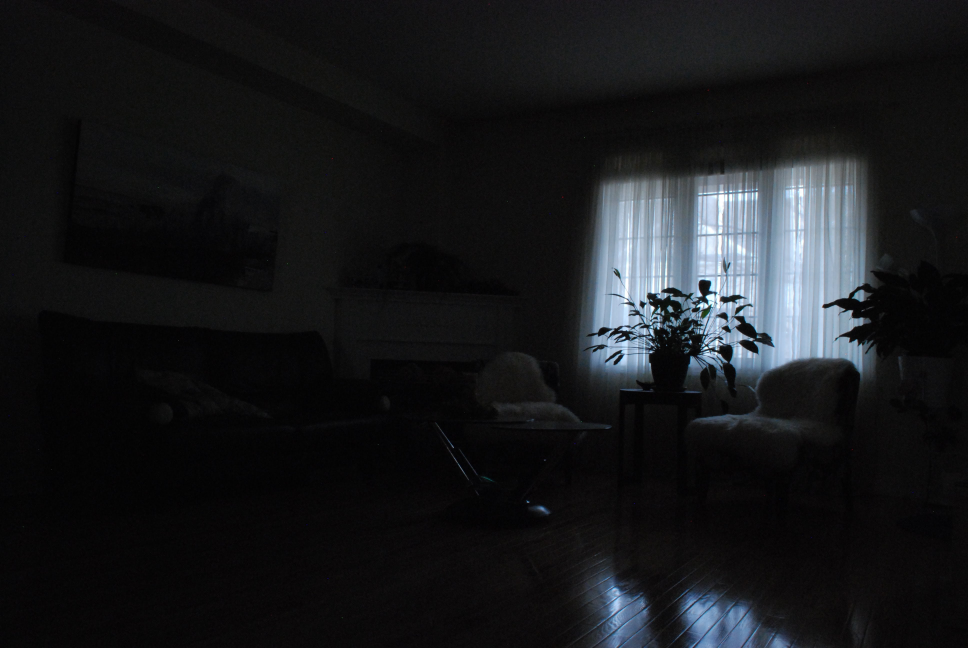
#> input picture Computer Vision Practicals/Data/Low_light.jpg, 3872 x 2592 px, found by its file name (shown at 1/4 size)
$ jupyter execute 'CV Practical 3.ipynb'
#> lines starting #> are read from the running program, lines starting #| are printed output that depends on the picture
[cell 1]
import cv2
import matplotlib.pyplot as plt
import numpy as np

[cell 2]
plt.rcParams["figure.figsize"] = (20, 20)

[cell 3]
src_img = cv2.imread("/content/drive/MyDrive/Trim 5 Practicals/Computer Vision Practicals/Data/Low_light.jpg", 0)
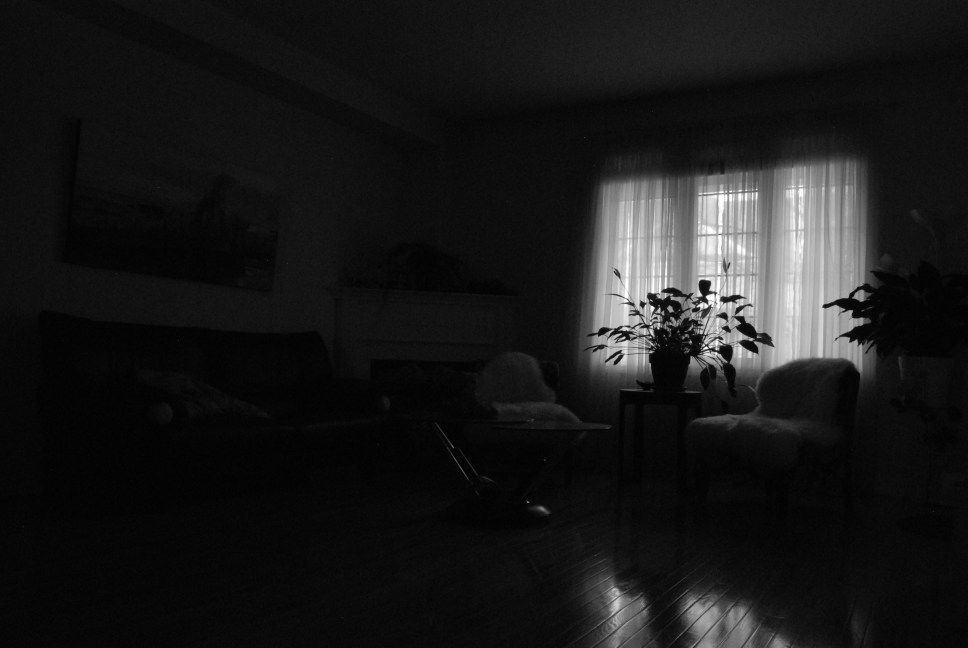
#> src_img: shape (2592, 3872) (shown at 1/4 size); min 0, max 255, mean 25.5

[cell 4]
dst = cv2.equalizeHist(src_img)
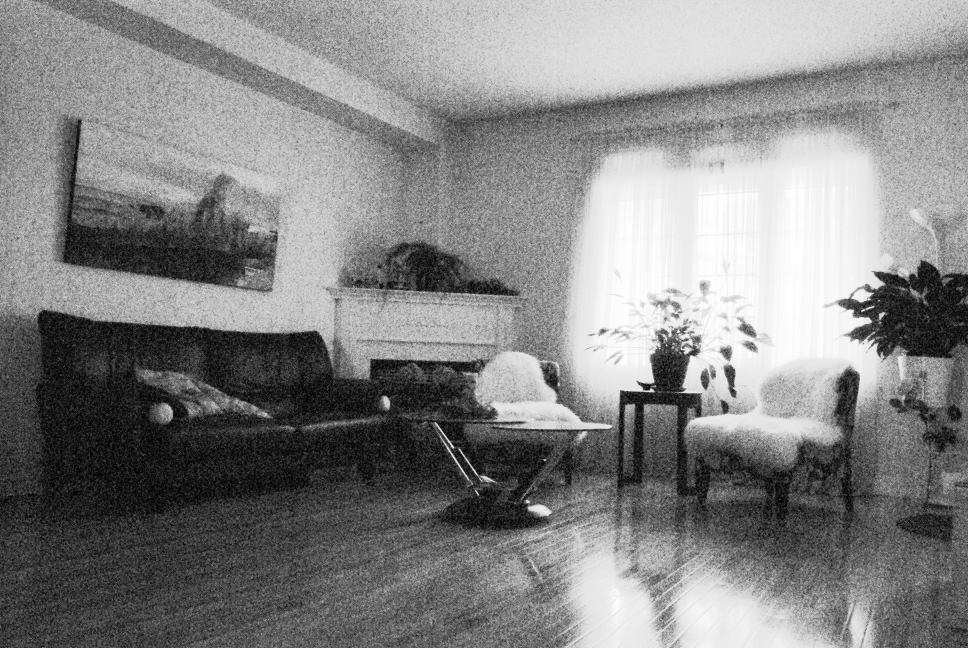
#> dst: shape (2592, 3872) (shown at 1/4 size); min 0, max 255, mean 132.3

[cell 5]
src_img

[cell 6]
src_img.flatten()

[cell 7]
src_hist, _ = np.histogram(src_img.flatten(), 256, [0,256])
#> src_hist = 256 values, max 629618 at index 5, min 632 at index 246, mean 39204
src_cdf = src_hist.cumsum()
#> src_cdf = 256 values from 1226 to 10036224
src_cdf_normalized = src_cdf * float(src_hist.max()) / src_cdf.max()
#> src_cdf_normalized = 256 values from 76.91 to 629618

dst_hist, _ = np.histogram(dst.flatten(), 256, [0,256])
#> dst_hist = 256 values, max 629618 at index 36, min 0 at index 2, mean 39204
dst_cdf = dst_hist.cumsum()
#> dst_cdf = 256 values from 7211 to 10036224
dst_cdf_normalized = dst_cdf * float(dst_hist.max()) / dst_cdf.max()
#> dst_cdf_normalized = 256 values from 452.4 to 629618

[cell 8]
plt.subplot(221)
plt.imshow(src_img, cmap="gray")
plt.title("Original")
plt.xticks([])
plt.yticks([])

plt.subplot(222)
plt.imshow(dst, cmap="gray")
plt.title("Histogram Equalisation")
plt.xticks([])
plt.yticks([])

plt.subplot(223)
plt.plot(src_cdf_normalized, color='b')
plt.hist(src_img.flatten(), 256, [0, 256], color='r')
plt.legend(('cdf','histogram'), loc = 'upper left')
plt.xlim([0, 256])

plt.subplot(224)
plt.plot(dst_cdf_normalized, color='b')
plt.hist(dst.flatten(), 256, [0, 256], color='r')
plt.legend(('cdf','histogram'), loc = 'upper left')
plt.xlim([0, 256])

plt.show()
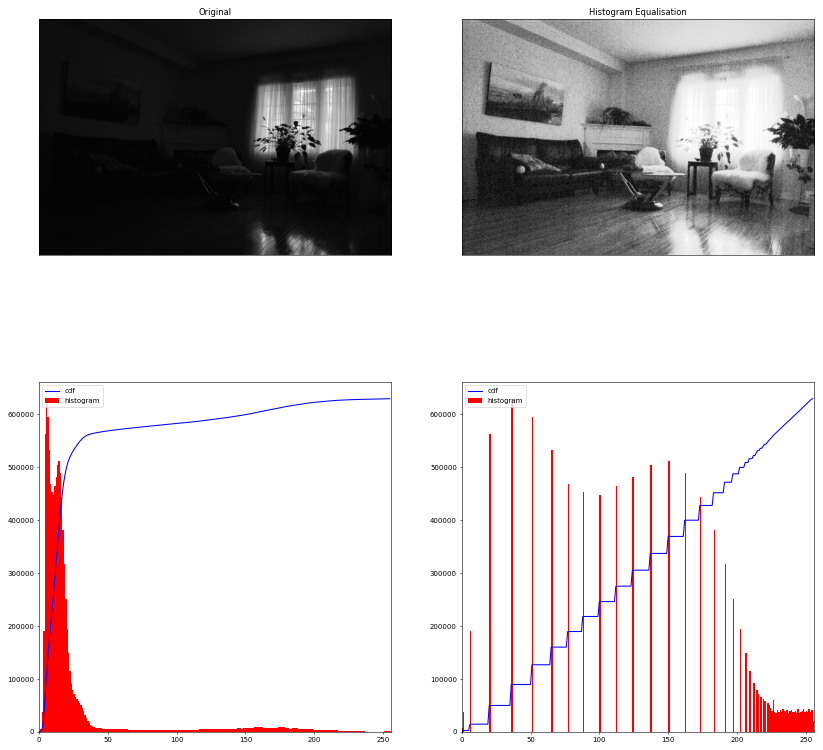
#> figure drawn by matplotlib, 4 panels; panel 3: tallest bar 629618 high, from x = 5 to 6; panel 3: curve peaks at x = 255, y = 629618; panel 4: tallest bar 629618 high, from x = 36 to 37; panel 4: curve peaks at x = 255, y = 629618

[cell 9]
bilateral_blur = cv2.bilateralFilter(dst, 31, 50, 50)

[cell 10]
plt.subplot(131)
plt.imshow(src_img, cmap="gray")
plt.title("Original")
plt.xticks([])
plt.yticks([])

plt.subplot(132)
plt.imshow(dst, cmap="gray")
plt.title("Hist Equalised")
plt.xticks([])
plt.yticks([])

plt.subplot(133)
plt.imshow(bilateral_blur, cmap="gray")
plt.title("HE Blurred")
plt.xticks([])
plt.yticks([])

plt.show()
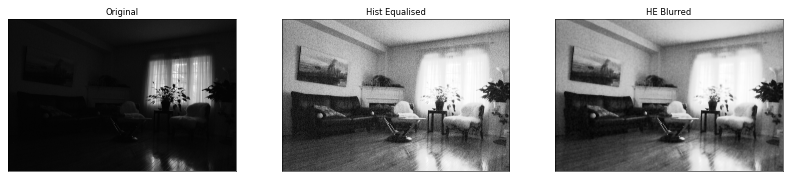
#> figure drawn by matplotlib, 3 panels
